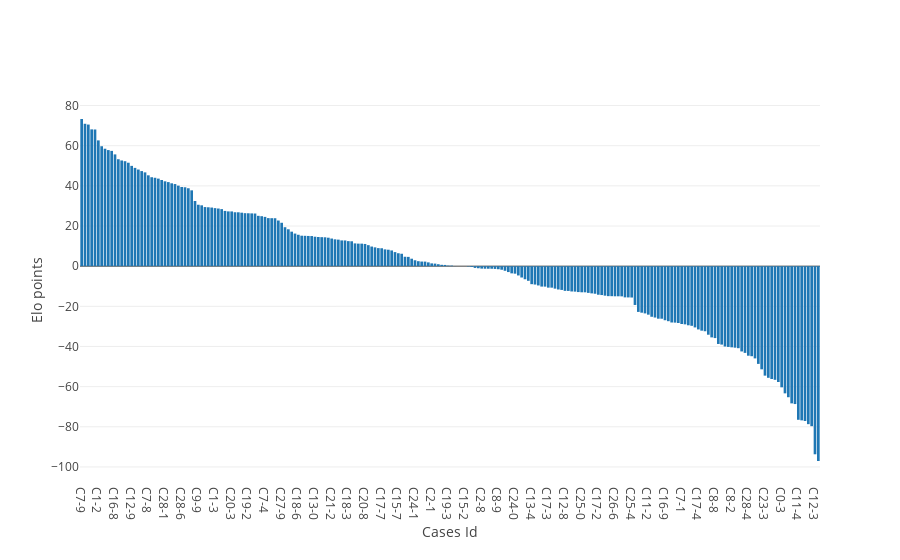

The code cell stored with this chart in its notebook:
### Code cell
layout = Layout(
    xaxis=dict(title='Cases Id'),
    yaxis=dict(title='Elo points')
);

plotly.offline.iplot({
    "data": [Bar(x=rankingElo.id, y=rankingElo.elo_rating)],
    "layout": layout
})

### Figure 1 — Plotly figure (JSON) as saved in the notebook; plotly's stock layout.template omitted (floating-point values rounded to 4 significant figures; data arrays with more than 128 entries replaced by an {"elided": "..."} marker saying what was removed)
{"data": [{"type": "bar", "x": {"elided": "222 str values"}, "y": {"elided": "222 float values"}}], "layout": {"xaxis": {"title": "Cases Id"}, "yaxis": {"title": "Elo points"}}}
